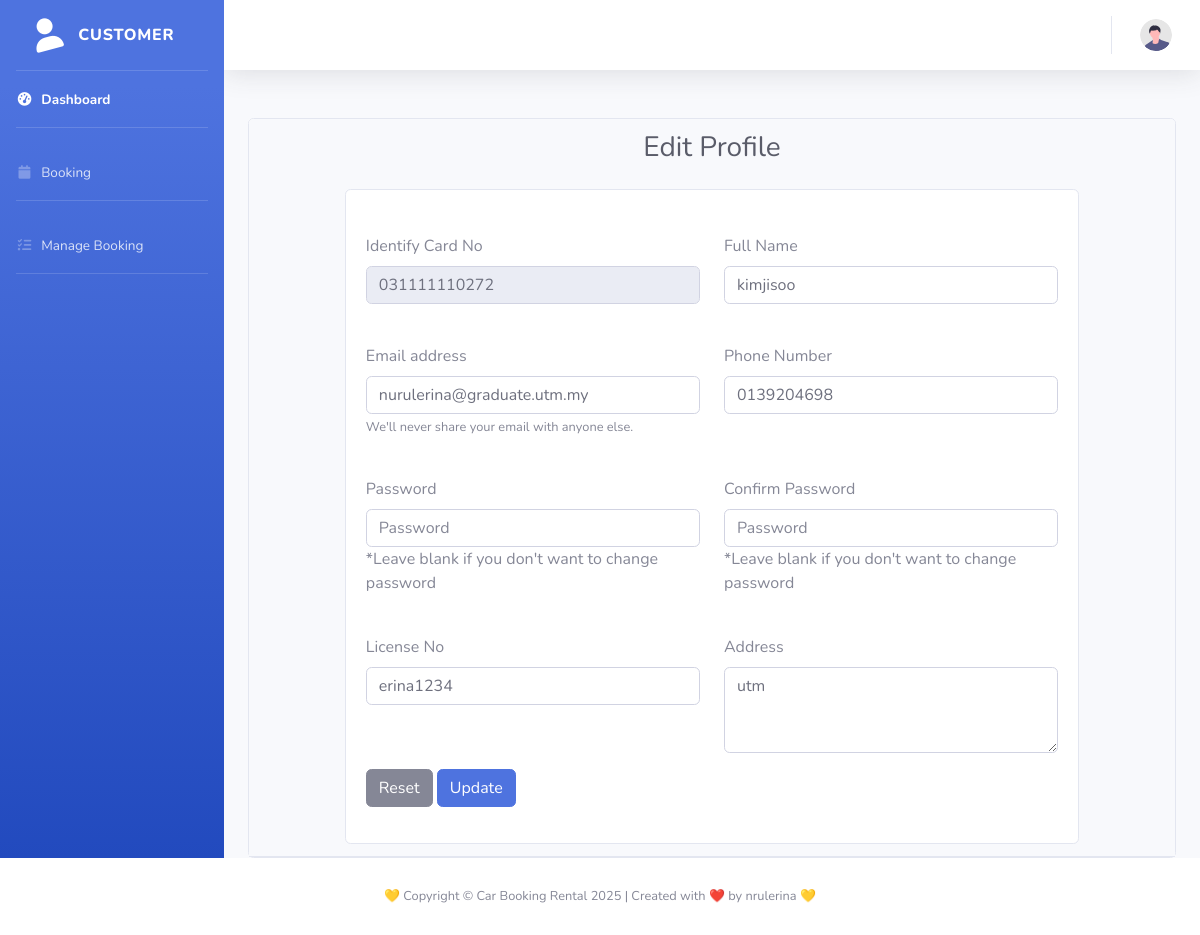
The page /rental/edit-profile.php (signed in) on the database its author committed.
### tables this page shows
CREATE TABLE `tb_user` (
  `u_ic` varchar(15) NOT NULL,
  `u_pwd` varchar(255) NOT NULL,
  `u_name` varchar(100) NOT NULL,
  `u_phone` varchar(20) NOT NULL,
  `u_email` varchar(50) DEFAULT NULL,
  `u_add` varchar(200) NOT NULL,
  `u_lic` varchar(20) NOT NULL,
  `u_type` int(2) NOT NULL,
  `u_state` int(5) DEFAULT NULL
);

### rental/edit-profile.php (the view, shortened to what this page needs)
<?php
include('dbconnect.php');
$suic = $_SESSION['suic'];
$sql_user = "SELECT * FROM `tb_user` WHERE `u_ic` = '$suic'";
$result_user = $con->query($sql_user);
$user = $result_user->fetch_assoc();
?>
<!DOCTYPE html>
<html lang="en">
<head>
    <link rel="stylesheet" href="https://stackpath.bootstrapcdn.com/bootstrap/4.5.2/css/bootstrap.min.css">
</head>
<body id="page-top">
    <div id="wrapper">
        <?php include 'sidebar.php'; ?>
        <div id="content-wrapper" class="d-flex flex-column">
            <div id="content">
                <?php include 'topbar.php'; ?>
                <div class="container-fluid">
                    <br>
                    <br>
                    <div class="card card-position">
                        <div class="card-header">
<div class="d-sm-flex align-items-center justify-content-between mb-4">
    <h1 class="h3 mb-0 text-gray-800 center-text">Edit Profile</h1>
</div>
                            <div class="row justify-content-center">
                                <div class="col-lg-10 col-12">
                                    <div class="card">
                                        <div class="card-body">
                                            <form method="POST" action="editprocess.php">
                    <div class="row">
                      <div class="form-group col-lg-6 col-12">
                        <label for="ic" class="form-label mt-4">Identify Card No</label>
                        <input type="text" name="fic" class="form-control" id="ic" placeholder="IC number without dash(-)" reqired autocomplete="off" fdprocessedid="hj4en9" value="<?= $user['u_ic'] ?>" readonly>
                      </div>
                      <div class="form-group col-lg-6 col-12">
                        <label for="fullname" class="form-label mt-4">Full Name</label>
                        <input type="text" name="fname" class="form-control" id="fullname" placeholder="Name according to ic" autocomplete="off" fdprocessedid="hj4en9" value="<?= $user['u_name'] ?>">
                      </div>
                    </div>
                    <div class="row">
                      <div class="form-group col-lg-6 col-12">
                        <label for="email" class="form-label mt-4">Email address</label>
                        <input type="email" name="femail" class="form-control" id="email" aria-describedby="emailHelp" placeholder="Enter email" fdprocessedid="g7o475" value="<?= $user['u_email'] ?>">
                        <small id="emailHelp" class="form-text text-muted">We'll never share your email with anyone else.</small>
                      </div>
                      <div class="form-group col-lg-6 col-12">
                        <label for="phone" class="form-label mt-4">Phone Number</label>
                        <input type="text" name="fphone" class="form-control" id="phone" placeholder="Please include country code" autocomplete="off" fdprocessedid="hj4en9" value="<?= $user['u_phone'] ?>">
                      </div>
                    </div>
                    <div class="row">
                      <div class="form-group col-lg-6 col-12">
                      <label for="fpwd" class="form-label mt-4">Password</label>
                      <input type="password" name="fpwd" class="form-control" id="fpwd" placeholder="Password" autocomplete="off" fdprocessedid="hj4en9" value="">
                      <span class="text-muted">*Leave blank if you don't want to change password</span>
                    </div>
                     <div class="form-group col-lg-6 col-12">
                      <label for="fcpwd" class="form-label mt-4">Confirm Password</label>
                      <input type="password" name="fcpwd" class="form-control" id="fcpwd" placeholder="Password" autocomplete="off" fdprocessedid="hj4en9" value="">
                      <span class="text-muted">*Leave blank if you don't want to change password</span>
                    </div>
                </div>
                    <div class="row">
                      <div class="form-group col-lg-6 col-12">
                      <label for="flic" class="form-label mt-4">License No</label>
                      <input type="text" name="flic" class="form-control" id="flic" placeholder="Driving license number" autocomplete="off" fdprocessedid="hj4en9" value="<?= $user['u_lic'] ?>">
                    </div>
                    <div class="form-group col-lg-6 col-12">
                      <label for="fadd" class="form-label mt-4">Address</label>
                      <textarea class="form-control" name="fadd" id="fadd" rows="3"><?= $user['u_add'] ?></textarea>
                    </div>
                </div>
                    <div class="form-group">
                                                    <button type="reset" class="btn btn-secondary" fdprocessedid="n4qfe8">Reset</button>
                                                    <button type="submit" class="btn btn-primary" fdprocessedid="xyaiug">Update</button>
                                                </div>
                                            </form>
                                        </div>
                                    </div>
                                </div>
                            </div>
                        </div>
                    </div>
                </div>
            </div>
        </div>
    </div>
    <?php include 'footer-vehicle.php'; ?>
</body>
</html>
</body>
</html>

### rental/edit-profile.php (style rules this page uses)
.center-text { margin-left: auto; margin-right: auto; }

### rows shown on the page
tb_user: fic "031111110272", fname "kimjisoo", femail "nurulerina@graduate.utm.my", fphone "0139204698", flic "erina1234", fadd "utm"
